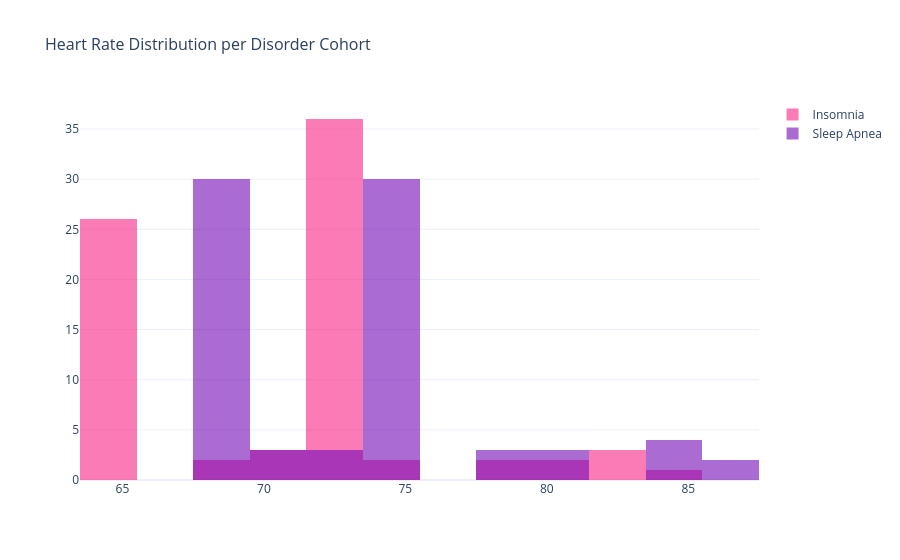

The code cell stored with this chart in its notebook:
### Markdown cell above
* Obese individuals show an enormously high rate of Sleep Apnea (~80%), conforming to clinical knowledge.
* "Normal" BMI individuals are primarily healthy, but a notable portion suffer from Insomnia.

### Code cell
%%time
# 3.9 - Heart rate distribution by disorder
fig = go.Figure()
for disorder in ['None', 'Insomnia', 'Sleep Apnea']:
    fig.add_trace(go.Histogram(x=df[df['Sleep Disorder'] == disorder]['Heart Rate'], name=disorder, opacity=0.6, marker_color=TARGET_COLORS[disorder]))
fig.update_layout(barmode='overlay', template='plotly_white', title_text='Heart Rate Distribution per Disorder Cohort', title_font_size=16)
fig.show()

### Figure 1 — Plotly figure (JSON) as saved in the notebook; plotly's stock layout.template omitted (floating-point values rounded to 4 significant figures)
{"data": [{"marker": {"color": "#4cc9f0"}, "name": "None", "opacity": 0.6, "type": "histogram", "x": []}, {"marker": {"color": "#f72585"}, "name": "Insomnia", "opacity": 0.6, "type": "histogram", "x": [85, 82, 80, 78, 72, 68, 74, 68, 80, 70, 72, 65, 72, 65, 72, 65, 72, 72, 72, 72, 72, 72, 72, 72, 72, 72, 70, 70, 65, 72, 72, 72, 65, 72, 65, 72, 65, 72, 65, 72, 65, 72, 65, 72, 72, 65, 72, 72, 65, 72, 72, 65, 72, 65, 72, 78, 65, 65, 65, 65, 65, 65, 65, 65, 65, 65, 65, 83, 83, 75, 72, 72, 72, 72, 72, 72, 65]}, {"marker": {"color": "#7209b7"}, "name": "Sleep Apnea", "opacity": 0.6, "type": "histogram", "x": [85, 85, 80, 70, 78, 70, 81, 81, 84, 74, 68, 68, 84, 78, 78, 70, 72, 75, 75, 75, 75, 75, 75, 75, 75, 75, 86, 86, 75, 75, 75, 75, 75, 75, 75, 75, 75, 75, 75, 75, 75, 75, 75, 75, 75, 75, 75, 75, 72, 72, 68, 68, 68, 68, 68, 68, 68, 68, 68, 68, 68, 68, 68, 68, 68, 68, 68, 68, 68, 68, 68, 68, 68, 68, 68, 68, 68, 68]}], "layout": {"barmode": "overlay", "title": {"font": {"size": 16}, "text": "Heart Rate Distribution per Disorder Cohort"}}}
